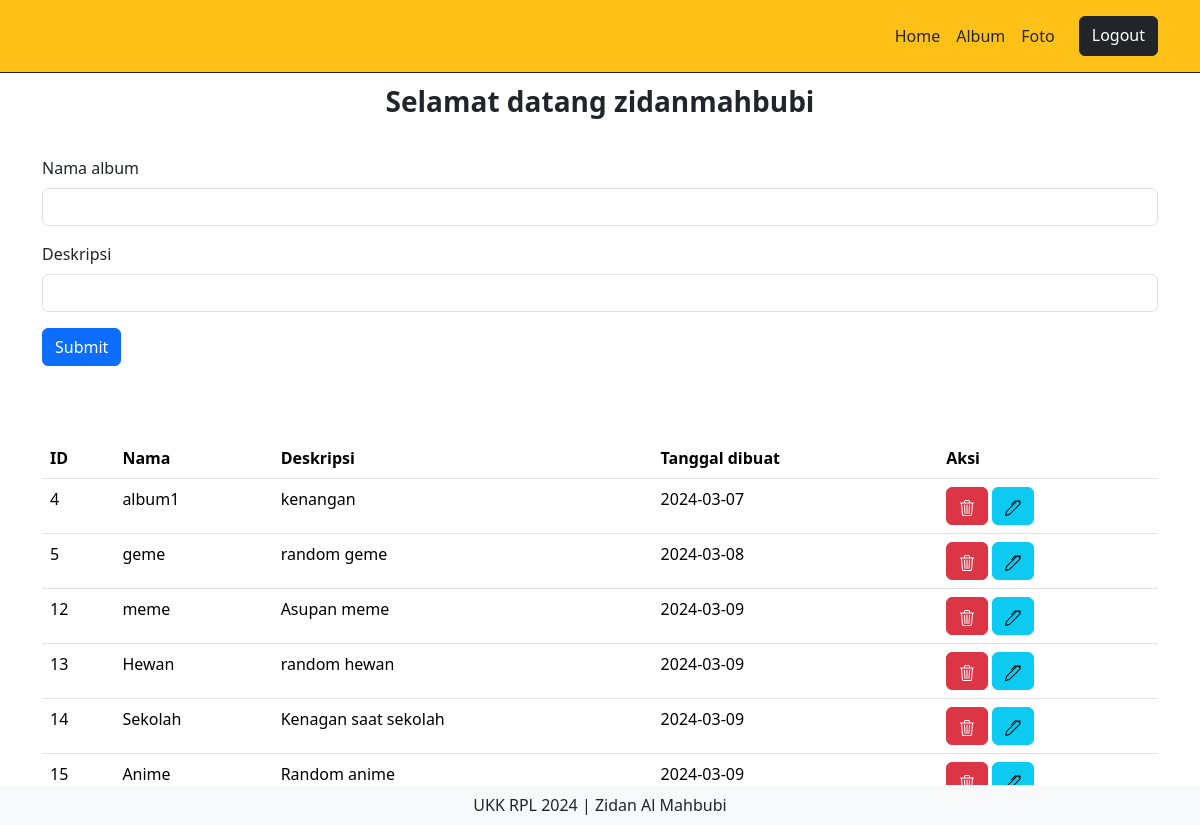
/album.php (signed in), run on the app's committed database.
### tables this page shows
CREATE TABLE `album` (
  `albumid` int(11) NOT NULL,
  `namaalbum` varchar(255) NOT NULL,
  `deskripsi` text NOT NULL,
  `tanggaldibuat` date NOT NULL,
  `userid` int(11) NOT NULL
);

### album.php (the view, shortened to what this page needs)
<!DOCTYPE html>
<html lang="en">
<head>
    <link rel="stylesheet" href="assets/css/bootstrap.min.css">
</head>
<body>
    <h1>Halaman Album</h1>
    <div class="d-flex align-items-center justify-content-center text-center" style="height: 100px;">
        <p class="h3"><b>Selamat datang <?= $_SESSION['namalengkap'] ?></b></p>
    </div>
    <nav class="navbar navbar-expand-lg navbar-scroll fixed-top shadow-0 border-bottom border-dark">
        <div class="container">
            <div class="collapse navbar-collapse" id="navbarSupportedContent">
                <ul class="navbar-nav ms-auto">
                    <li class="nav-item">
                        <a class="nav-link" href="home.php">Home</a>
                    </li>
                    <li class="nav-item">
                        <a class="nav-link" href="album.php">Album</a>
                    </li>
                    <li class="nav-item">
                        <a class="nav-link" href="foto.php">Foto</a>
                    </li>
                    <a href="logout.php" class="btn btn-dark ms-3">Logout</a>
                </ul>
            </div>
        </div>
    </nav>
    <form action="tambah_album.php" method="post" enctype="multipart/form-data">
        <div class="container">
        <div class="mb-3">
            <label for="exampleInputEmail1" class="form-label">Nama album</label>
            <input type="text" name="namaalbum" class="form-control">
        </div>
        <div class="mb-3">
            <label for="exampleInputEmail1" class="form-label">Deskripsi</label>
            <input type="text" name="deskripsi" class="form-control">
        </div>
        <button type="submit" class="btn btn-primary">Submit</button>
        </div>
        <br>
        <br>
        <br>
        <div class="container">
        <table class="table table-hover">
            <tr>
                <th>ID</th>
                <th>Nama</th>
                <th>Deskripsi</th>
                <th>Tanggal dibuat</th>
                <th>Aksi</th>
            </tr>
            <?php
            include "koneksi.php";
            $userid = $_SESSION['userid'];
            $sql = mysqli_query($conn, "select * from album where userid='$userid'");
            while ($data = mysqli_fetch_array($sql)) {
            ?>
                <tr>
                    <td><?= $data['albumid'] ?></td>
                    <td><?= $data['namaalbum'] ?></td>
                    <td><?= $data['deskripsi'] ?></td>
                    <td><?= $data['tanggaldibuat'] ?></td>
                    <td>
                        <a href="hapus_album.php?albumid=<?= $data['albumid'] ?>" class="btn btn-danger">
                            </a>
                        <a href="edit_album.php?albumid=<?= $data['albumid'] ?>" class="btn btn-info">
                            </a>
                    </td>
                </tr>
            <?php
            }
            ?>
        </table>
        </div>
        <footer class="footer py-2 bg-light fixed-bottom">
        <div class="text-center">
            UKK RPL 2024 | Zidan Al Mahbubi
        </div>
    </footer>
</body>
</html>

### album.php (style rules this page uses)
.navbar-scroll .nav-link, .navbar-scroll .navbar-toggler-icon, .navbar-scroll .navbar-brand { color: #262626; }
.navbar-scroll { background-color: #FFC017; }

### data on the page
album: albumid "4", namaalbum "album1", deskripsi "kenangan", tanggaldibuat "2024-03-07"
album: albumid "5", namaalbum "geme", deskripsi "random geme", tanggaldibuat "2024-03-08"
album: albumid "12", namaalbum "meme", deskripsi "Asupan meme", tanggaldibuat "2024-03-09"
album: albumid "13", namaalbum "Hewan", deskripsi "random hewan", tanggaldibuat "2024-03-09"
album: albumid "14", namaalbum "Sekolah", deskripsi "Kenagan saat sekolah", tanggaldibuat "2024-03-09"
album: albumid "15", namaalbum "Anime", deskripsi "Random anime", tanggaldibuat "2024-03-09"

### other printed values
$_SESSION['namalengkap'] "zidanmahbubi"
